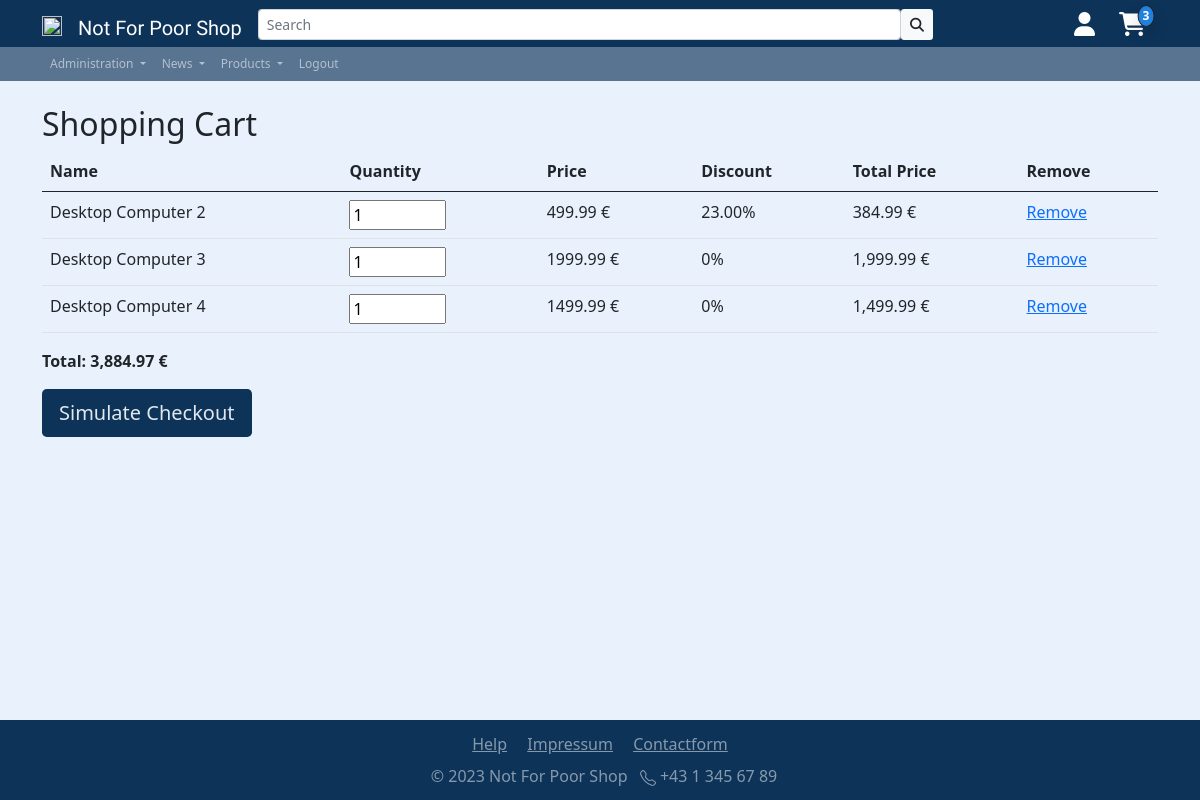
/app/inc/pgs/shoppingcart.php (signed in), run on the app's committed database.
### tables this page shows
CREATE TABLE `shoppingcart` (
  `id` int(11) NOT NULL,
  `user_id` int(11) NOT NULL,
  `product_id` int(11) NOT NULL,
  `quantity` int(11) NOT NULL
);

CREATE TABLE `products` (
  `id` int(11) NOT NULL,
  `seller_id` int(11) NOT NULL,
  `category_id` int(11) NOT NULL,
  `name` varchar(50) NOT NULL,
  `description` text DEFAULT NULL,
  `price` decimal(10,2) NOT NULL,
  `Discount` decimal(10,2) DEFAULT NULL,
  `Stock` int(11) DEFAULT NULL
);

### app/inc/pgs/shoppingcart.php (the view, shortened to what this page needs)
<!DOCTYPE html>
<html lang="en">
<head>
    <?php
    include '../includes/head.php';
    require_once('../../config/dbaccess.php');
    ?>
</head>
<body class="d-flex flex-column min-vh-100">
    <?php
    $connection = new mysqli($host, $user, $password, $database);
    $user_id = $_SESSION["user_id"];
    $query = "SELECT shoppingcart.quantity, products.id, products.name, products.price, products.discount FROM shoppingcart INNER JOIN products ON shoppingcart.product_id = products.id WHERE shoppingcart.user_id = $user_id";
    $result = mysqli_query($connection, $query);
    $order_summary = "<form method='post'><table class='table'><thead><tr><th>Name</th><th>Quantity</th><th>Price</th><th>Discount</th><th>Total Price</th><th>Remove</th></tr></thead><tbody>";
    $order_total = 0;
    echo "<div class='container'>";
    if (mysqli_num_rows($result) > 0) {
        while ($row = mysqli_fetch_assoc($result)) {
            $discount = $row["discount"];
            $discounted_price = $row["price"] - ($row["price"] * $discount / 100);
            $total_price = $discounted_price * $row["quantity"];
            $total_price_formatted = number_format($total_price, 2);
            $discount_text = ($discount > 0) ? $discount . "%" : "<span >0%</span>";
            $order_summary .= "<tr>";
            $order_summary .= "<td>" . $row["name"] . "</td>";
            $order_summary .= "<td><input type='number' name='quantity[" . $row["id"] . "]' value='" . $row["quantity"] . "' min='1' max='100' onchange='this.form.submit()' required></td>";
            $order_summary .= "<td>" . $row["price"] . " €</td>";
            $order_summary .= "<td class='discount'>" . $discount_text . "</td>";
            $order_summary .= "<td>" . $total_price_formatted . " €</td>";
            $order_summary .= "<td><a href='removefromcart.php?id=" . $row["id"] . "&quantity=" . $row["quantity"] . "'>Remove</a></td>";
            $order_summary .= "</tr>";
            $order_total += $total_price;
        }
        $order_summary .= "</tbody></table></form>";
        $order_total_formatted = number_format($order_total, 2);
        echo "<h2 class='mt-4'>Shopping Cart</h2>";
        echo $order_summary;
        echo "<p class='mt-3'><strong>Total: " . $order_total_formatted . " €</strong></p>";
        echo "<form action='bestell_sim.php' method='post'>";
        echo "<input type='submit'  class='btn btn-lg secondary-bg-color btn-block secondary-color' value='Simulate Checkout'>";
        echo "</form>";
    } else {
        echo "<h1 class='my-4'></h1>Your cart is empty. Please add some products.</h1>";
    }
    echo "</div>";
    include '../includes/footer.php';
    ?>
</body>
</html>

### app/res/css/styles.css (style rules this page uses)
html { height: 100%; }
body { background-color: #e9f2fc; font-family: "Segoe UI", Tahoma, Geneva, Verdana, sans-serif; background-image: none; background-repeat: no-repeat; background-position: center; background-attachment: fixed; }
.secondary-bg-color { background-color: #0d3359; }
.secondary-color { color: #e2e7ee; }

### data on the page
shoppingcart: product.name "Desktop Computer 2", quantity "1", product.price "499.99", product.Discount "23.00", total_price_formatted "384.99"
shoppingcart: product.name "Desktop Computer 3", quantity "1", product.price "1999.99", shows "0%", total_price_formatted "1,999.99"
shoppingcart: product.name "Desktop Computer 4", quantity "1", product.price "1499.99", shows "0%", total_price_formatted "1,499.99"

### other printed values
$currentShoppingcartAmount "3"
$order_total_formatted "3,884.97"
